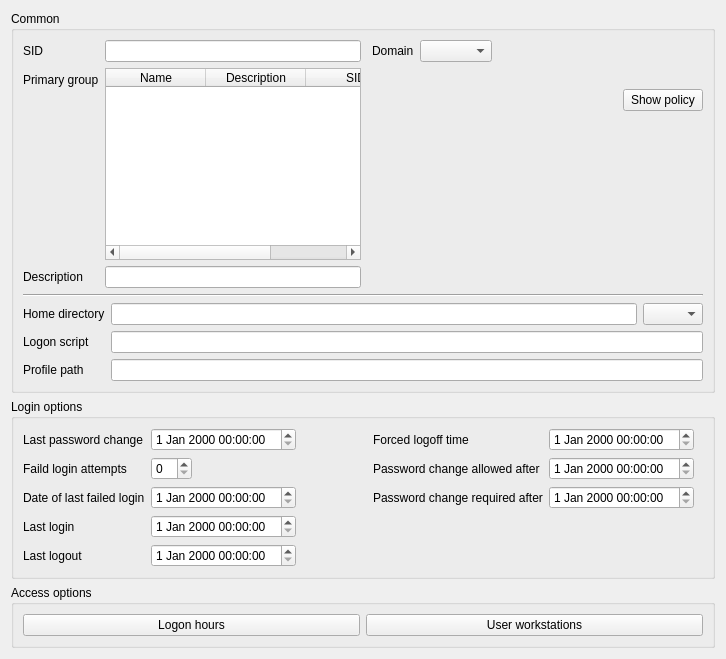
<?xml version="1.0" encoding="UTF-8"?>
<ui version="4.0">
 <class>sambaSamAccount</class>
 <widget class="QWidget" name="sambaSamAccount">
  <property name="geometry">
   <rect>
    <x>0</x>
    <y>0</y>
    <width>726</width>
    <height>627</height>
   </rect>
  </property>
  <property name="windowTitle">
   <string>Samba</string>
  </property>
  <property name="windowIcon">
   <iconset>
    <normaloff>:/images/user-samba.png</normaloff>:/images/user-samba.png</iconset>
  </property>
  <layout class="QGridLayout" name="gridLayout_3">
   <item row="0" column="0">
    <widget class="QGroupBox" name="groupBox_2">
     <property name="sizePolicy">
      <sizepolicy hsizetype="Preferred" vsizetype="MinimumExpanding">
       <horstretch>0</horstretch>
       <verstretch>0</verstretch>
      </sizepolicy>
     </property>
     <property name="title">
      <string>Common</string>
     </property>
     <layout class="QVBoxLayout" name="verticalLayout">
      <item>
       <layout class="QHBoxLayout" name="horizontalLayout_2">
        <item>
         <layout class="QFormLayout" name="formLayout_2">
          <item row="0" column="0">
           <widget class="QLabel" name="sambaSIDLabel">
            <property name="text">
             <string>SID</string>
            </property>
            <property name="buddy">
             <cstring>sambaSIDEdit</cstring>
            </property>
           </widget>
          </item>
          <item row="0" column="1">
           <widget class="QLineEdit" name="sambaSIDEdit"/>
          </item>
          <item row="2" column="0">
           <widget class="QLabel" name="sambaPrimaryGroupSIDLabel">
            <property name="text">
             <string>Primary group</string>
            </property>
            <property name="buddy">
             <cstring>sambaPrimaryGroupSIDEdit</cstring>
            </property>
           </widget>
          </item>
          <item row="2" column="1">
           <widget class="QTableWidget" name="sambaPrimaryGroupSIDEdit">
            <property name="editTitle" stdset="0">
             <string>Choose the primary group</string>
            </property>
            <column>
             <property name="text">
              <string comment="cn">Name</string>
             </property>
            </column>
            <column>
             <property name="text">
              <string comment="description">Description</string>
             </property>
            </column>
            <column>
             <property name="text">
              <string comment="sambaSID">SID</string>
             </property>
            </column>
           </widget>
          </item>
          <item row="3" column="0">
           <widget class="QLabel" name="descriptionLabel">
            <property name="text">
             <string>Description</string>
            </property>
            <property name="buddy">
             <cstring>descriptionEdit</cstring>
            </property>
           </widget>
          </item>
          <item row="3" column="1">
           <widget class="QLineEdit" name="descriptionEdit"/>
          </item>
         </layout>
        </item>
        <item>
         <spacer name="horizontalSpacer">
          <property name="orientation">
           <enum>Qt::Horizontal</enum>
          </property>
          <property name="sizeType">
           <enum>QSizePolicy::Fixed</enum>
          </property>
          <property name="sizeHint" stdset="0">
           <size>
            <width>5</width>
            <height>20</height>
           </size>
          </property>
         </spacer>
        </item>
        <item>
         <layout class="QFormLayout" name="formLayout_3">
          <property name="fieldGrowthPolicy">
           <enum>QFormLayout::ExpandingFieldsGrow</enum>
          </property>
          <item row="0" column="0">
           <widget class="QLabel" name="sambaDomainNameLabel">
            <property name="text">
             <string>Domain</string>
            </property>
            <property name="buddy">
             <cstring>sambaDomainNameEdit</cstring>
            </property>
           </widget>
          </item>
          <item row="0" column="1">
           <widget class="QComboBox" name="sambaDomainNameEdit"/>
          </item>
          <item row="2" column="1">
           <spacer name="verticalSpacer_2">
            <property name="orientation">
             <enum>Qt::Vertical</enum>
            </property>
            <property name="sizeType">
             <enum>QSizePolicy::Fixed</enum>
            </property>
            <property name="sizeHint" stdset="0">
             <size>
              <width>20</width>
              <height>15</height>
             </size>
            </property>
           </spacer>
          </item>
          <item row="3" column="1">
           <layout class="QHBoxLayout" name="horizontalLayout_5">
            <item>
             <spacer name="horizontalSpacer_3">
              <property name="orientation">
               <enum>Qt::Horizontal</enum>
              </property>
              <property name="sizeHint" stdset="0">
               <size>
                <width>40</width>
                <height>20</height>
               </size>
              </property>
             </spacer>
            </item>
            <item>
             <widget class="QPushButton" name="pushButton">
              <property name="text">
               <string>Show policy</string>
              </property>
              <property name="dialog" stdset="0">
               <string notr="true">sambaDomainInfo</string>
              </property>
             </widget>
            </item>
           </layout>
          </item>
         </layout>
        </item>
       </layout>
      </item>
      <item>
       <widget class="Line" name="line">
        <property name="orientation">
         <enum>Qt::Horizontal</enum>
        </property>
       </widget>
      </item>
      <item>
       <layout class="QFormLayout" name="formLayout">
        <property name="fieldGrowthPolicy">
         <enum>QFormLayout::ExpandingFieldsGrow</enum>
        </property>
        <item row="0" column="0">
         <widget class="QLabel" name="sambaHomePathLabel">
          <property name="text">
           <string>Home directory</string>
          </property>
          <property name="buddy">
           <cstring>sambaHomePathEdit</cstring>
          </property>
         </widget>
        </item>
        <item row="0" column="1">
         <layout class="QHBoxLayout" name="horizontalLayout">
          <item>
           <widget class="QLineEdit" name="sambaHomePathEdit"/>
          </item>
          <item>
           <widget class="QComboBox" name="sambaHomeDriveEdit">
            <property name="maximumSize">
             <size>
              <width>60</width>
              <height>16777215</height>
             </size>
            </property>
           </widget>
          </item>
         </layout>
        </item>
        <item row="1" column="0">
         <widget class="QLabel" name="sambaLogonScriptLabel">
          <property name="text">
           <string>Logon script</string>
          </property>
          <property name="buddy">
           <cstring>sambaLogonScriptEdit</cstring>
          </property>
         </widget>
        </item>
        <item row="1" column="1">
         <widget class="QLineEdit" name="sambaLogonScriptEdit"/>
        </item>
        <item row="2" column="0">
         <widget class="QLabel" name="sambaProfilePathLabel">
          <property name="text">
           <string>Profile path</string>
          </property>
          <property name="buddy">
           <cstring>sambaProfilePathEdit</cstring>
          </property>
         </widget>
        </item>
        <item row="2" column="1">
         <widget class="QLineEdit" name="sambaProfilePathEdit"/>
        </item>
       </layout>
      </item>
     </layout>
    </widget>
   </item>
   <item row="1" column="0">
    <widget class="QGroupBox" name="groupBox_3">
     <property name="sizePolicy">
      <sizepolicy hsizetype="Preferred" vsizetype="MinimumExpanding">
       <horstretch>0</horstretch>
       <verstretch>0</verstretch>
      </sizepolicy>
     </property>
     <property name="title">
      <string>Login options</string>
     </property>
     <layout class="QGridLayout" name="gridLayout_2">
      <item row="0" column="0">
       <layout class="QHBoxLayout" name="horizontalLayout_3">
        <item>
         <layout class="QFormLayout" name="formLayout_5">
          <property name="fieldGrowthPolicy">
           <enum>QFormLayout::ExpandingFieldsGrow</enum>
          </property>
          <item row="0" column="0">
           <widget class="QLabel" name="sambaPwdLastSetLabel">
            <property name="text">
             <string>Last password change</string>
            </property>
            <property name="buddy">
             <cstring>sambaPwdLastSetEdit</cstring>
            </property>
           </widget>
          </item>
          <item row="3" column="0">
           <widget class="QLabel" name="sambaLogonTimeLabel">
            <property name="text">
             <string>Last login</string>
            </property>
            <property name="buddy">
             <cstring>sambaLogonTimeEdit</cstring>
            </property>
           </widget>
          </item>
          <item row="4" column="0">
           <widget class="QLabel" name="sambaLogoffTimeLabel">
            <property name="text">
             <string>Last logout</string>
            </property>
            <property name="buddy">
             <cstring>sambaLogoffTimeEdit</cstring>
            </property>
           </widget>
          </item>
          <item row="1" column="0">
           <widget class="QLabel" name="sambaBadPasswordCountLabel">
            <property name="toolTip">
             <string>Number of failed login attempts</string>
            </property>
            <property name="text">
             <string>Faild login attempts</string>
            </property>
            <property name="buddy">
             <cstring>sambaBadPasswordCountEdit</cstring>
            </property>
           </widget>
          </item>
          <item row="1" column="1">
           <widget class="QSpinBox" name="sambaBadPasswordCountEdit"/>
          </item>
          <item row="3" column="1">
           <widget class="QDateTimeEdit" name="sambaLogonTimeEdit"/>
          </item>
          <item row="4" column="1">
           <widget class="QDateTimeEdit" name="sambaLogoffTimeEdit"/>
          </item>
          <item row="0" column="1">
           <widget class="QDateTimeEdit" name="sambaPwdLastSetEdit"/>
          </item>
          <item row="2" column="0">
           <widget class="QLabel" name="sambaBadPasswordTimeLabel">
            <property name="text">
             <string>Date of last failed login</string>
            </property>
            <property name="buddy">
             <cstring>sambaBadPasswordTimeEdit</cstring>
            </property>
           </widget>
          </item>
          <item row="2" column="1">
           <widget class="QDateTimeEdit" name="sambaBadPasswordTimeEdit"/>
          </item>
         </layout>
        </item>
        <item>
         <spacer name="horizontalSpacer_2">
          <property name="orientation">
           <enum>Qt::Horizontal</enum>
          </property>
          <property name="sizeType">
           <enum>QSizePolicy::Fixed</enum>
          </property>
          <property name="sizeHint" stdset="0">
           <size>
            <width>13</width>
            <height>20</height>
           </size>
          </property>
         </spacer>
        </item>
        <item>
         <layout class="QFormLayout" name="formLayout_4">
          <property name="fieldGrowthPolicy">
           <enum>QFormLayout::ExpandingFieldsGrow</enum>
          </property>
          <item row="1" column="0">
           <widget class="QLabel" name="sambaKickoffTimeLabel">
            <property name="toolTip">
             <string>Date and time when the user should be logged off the workstation</string>
            </property>
            <property name="text">
             <string>Forced logoff time</string>
            </property>
            <property name="buddy">
             <cstring>sambaKickoffTimeEdit</cstring>
            </property>
           </widget>
          </item>
          <item row="1" column="1">
           <widget class="QDateTimeEdit" name="sambaKickoffTimeEdit"/>
          </item>
          <item row="2" column="0">
           <widget class="QLabel" name="sambaPwdCanChangeLabel">
            <property name="text">
             <string>Password change allowed after</string>
            </property>
            <property name="buddy">
             <cstring>sambaPwdCanChangeEdit</cstring>
            </property>
           </widget>
          </item>
          <item row="2" column="1">
           <widget class="QDateTimeEdit" name="sambaPwdCanChangeEdit"/>
          </item>
          <item row="3" column="0">
           <widget class="QLabel" name="sambaPwdMustChangeLabel">
            <property name="text">
             <string>Password change required after</string>
            </property>
            <property name="buddy">
             <cstring>sambaPwdMustChangeEdit</cstring>
            </property>
           </widget>
          </item>
          <item row="3" column="1">
           <widget class="QDateTimeEdit" name="sambaPwdMustChangeEdit"/>
          </item>
          <item row="4" column="1">
           <spacer name="verticalSpacer">
            <property name="orientation">
             <enum>Qt::Vertical</enum>
            </property>
            <property name="sizeType">
             <enum>QSizePolicy::Fixed</enum>
            </property>
            <property name="sizeHint" stdset="0">
             <size>
              <width>20</width>
              <height>32</height>
             </size>
            </property>
           </spacer>
          </item>
         </layout>
        </item>
       </layout>
      </item>
     </layout>
    </widget>
   </item>
   <item row="3" column="0">
    <widget class="QGroupBox" name="groupBox_4">
     <property name="enabled">
      <bool>true</bool>
     </property>
     <property name="sizePolicy">
      <sizepolicy hsizetype="Preferred" vsizetype="MinimumExpanding">
       <horstretch>0</horstretch>
       <verstretch>0</verstretch>
      </sizepolicy>
     </property>
     <property name="title">
      <string>Access options</string>
     </property>
     <layout class="QGridLayout" name="gridLayout_5">
      <item row="0" column="0">
       <layout class="QHBoxLayout" name="horizontalLayout_4">
        <item>
         <widget class="QPushButton" name="SambaLogonHours">
          <property name="text">
           <string>Logon hours</string>
          </property>
          <property name="dialog" stdset="0">
           <string notr="true">sambaLogonHours</string>
          </property>
         </widget>
        </item>
        <item>
         <widget class="QPushButton" name="UserWorkstations">
          <property name="text">
           <string>User workstations</string>
          </property>
          <property name="dialog" stdset="0">
           <string notr="true">sambaUserWorkstations</string>
          </property>
         </widget>
        </item>
       </layout>
      </item>
     </layout>
    </widget>
   </item>
   <item row="4" column="0">
    <spacer name="verticalSpacer_3">
     <property name="orientation">
      <enum>Qt::Vertical</enum>
     </property>
     <property name="sizeHint" stdset="0">
      <size>
       <width>20</width>
       <height>40</height>
      </size>
     </property>
    </spacer>
   </item>
  </layout>
  <action name="1p_actionChange_sambaPassword">
   <property name="icon">
    <iconset>
     <normaloff>:/images/password.png</normaloff>:/images/password.png</iconset>
   </property>
   <property name="text">
    <string>Change samba password...</string>
   </property>
   <property name="dialog" stdset="0">
    <string notr="true">ChangeSambaPasswordDialog</string>
   </property>
   <property name="condition" stdset="0">
    <string notr="true">extensionExists(dn,&quot;SambaUser&quot;)</string>
   </property>
  </action>
 </widget>
 <tabstops>
  <tabstop>sambaDomainNameEdit</tabstop>
  <tabstop>sambaSIDEdit</tabstop>
  <tabstop>sambaPrimaryGroupSIDEdit</tabstop>
  <tabstop>sambaHomePathEdit</tabstop>
  <tabstop>sambaHomeDriveEdit</tabstop>
  <tabstop>sambaLogonScriptEdit</tabstop>
  <tabstop>sambaProfilePathEdit</tabstop>
  <tabstop>sambaPwdLastSetEdit</tabstop>
  <tabstop>sambaBadPasswordCountEdit</tabstop>
  <tabstop>sambaBadPasswordTimeEdit</tabstop>
  <tabstop>sambaLogonTimeEdit</tabstop>
  <tabstop>sambaLogoffTimeEdit</tabstop>
  <tabstop>sambaKickoffTimeEdit</tabstop>
  <tabstop>sambaPwdCanChangeEdit</tabstop>
  <tabstop>sambaPwdMustChangeEdit</tabstop>
 </tabstops>
 <resources>
  <include location="resources/user-samba.qrc"/>
  <include location="resources/user.qrc"/>
 </resources>
 <connections>
  <connection>
   <sender>sambaDomainNameEdit</sender>
   <signal>textChanged(QString)</signal>
   <receiver>sambaSamAccount</receiver>
   <slot>property_sambaDomainName()</slot>
   <hints>
    <hint type="sourcelabel">
     <x>128</x>
     <y>84</y>
    </hint>
    <hint type="destinationlabel">
     <x>20</x>
     <y>20</y>
    </hint>
   </hints>
  </connection>
  <connection>
   <sender>sambaHomePathEdit</sender>
   <signal>textChanged(QString)</signal>
   <receiver>sambaSamAccount</receiver>
   <slot>property_sambaHomePath()</slot>
   <hints>
    <hint type="sourcelabel">
     <x>139</x>
     <y>149</y>
    </hint>
    <hint type="destinationlabel">
     <x>20</x>
     <y>20</y>
    </hint>
   </hints>
  </connection>
  <connection>
   <sender>sambaPrimaryGroupSIDEdit</sender>
   <signal>textChanged(QString)</signal>
   <receiver>sambaSamAccount</receiver>
   <slot>property_sambaPrimaryGroupSID()</slot>
   <hints>
    <hint type="sourcelabel">
     <x>139</x>
     <y>149</y>
    </hint>
    <hint type="destinationlabel">
     <x>20</x>
     <y>20</y>
    </hint>
   </hints>
  </connection>
  <connection>
   <sender>sambaProfilePathEdit</sender>
   <signal>textChanged(QString)</signal>
   <receiver>sambaSamAccount</receiver>
   <slot>property_sambaProfilePath()</slot>
   <hints>
    <hint type="sourcelabel">
     <x>138</x>
     <y>205</y>
    </hint>
    <hint type="destinationlabel">
     <x>20</x>
     <y>20</y>
    </hint>
   </hints>
  </connection>
  <connection>
   <sender>sambaSIDEdit</sender>
   <signal>textChanged(QString)</signal>
   <receiver>sambaSamAccount</receiver>
   <slot>property_sambaSID()</slot>
   <hints>
    <hint type="sourcelabel">
     <x>128</x>
     <y>57</y>
    </hint>
    <hint type="destinationlabel">
     <x>20</x>
     <y>20</y>
    </hint>
   </hints>
  </connection>
  <connection>
   <sender>sambaLogonScriptEdit</sender>
   <signal>textChanged(QString)</signal>
   <receiver>sambaSamAccount</receiver>
   <slot>property_sambaLogonScript()</slot>
   <hints>
    <hint type="sourcelabel">
     <x>138</x>
     <y>178</y>
    </hint>
    <hint type="destinationlabel">
     <x>20</x>
     <y>20</y>
    </hint>
   </hints>
  </connection>
  <connection>
   <sender>sambaHomeDriveEdit</sender>
   <signal>textChanged(QString)</signal>
   <receiver>sambaSamAccount</receiver>
   <slot>property_sambaHomeDrive()</slot>
   <hints>
    <hint type="sourcelabel">
     <x>495</x>
     <y>149</y>
    </hint>
    <hint type="destinationlabel">
     <x>20</x>
     <y>20</y>
    </hint>
   </hints>
  </connection>
  <connection>
   <sender>sambaBadPasswordCountEdit</sender>
   <signal>textChanged(QString)</signal>
   <receiver>sambaSamAccount</receiver>
   <slot>property_sambaBadPasswordCount()</slot>
   <hints>
    <hint type="sourcelabel">
     <x>203</x>
     <y>354</y>
    </hint>
    <hint type="destinationlabel">
     <x>20</x>
     <y>20</y>
    </hint>
   </hints>
  </connection>
  <connection>
   <sender>descriptionEdit</sender>
   <signal>textChanged(QString)</signal>
   <receiver>sambaSamAccount</receiver>
   <slot>property_description()</slot>
   <hints>
    <hint type="sourcelabel">
     <x>389</x>
     <y>57</y>
    </hint>
    <hint type="destinationlabel">
     <x>20</x>
     <y>20</y>
    </hint>
   </hints>
  </connection>
  <connection>
   <sender>sambaBadPasswordTimeEdit</sender>
   <signal>textChanged(QString)</signal>
   <receiver>sambaSamAccount</receiver>
   <slot>property_sambaBadPasswordTime()</slot>
   <hints>
    <hint type="sourcelabel">
     <x>20</x>
     <y>20</y>
    </hint>
    <hint type="destinationlabel">
     <x>20</x>
     <y>20</y>
    </hint>
   </hints>
  </connection>
  <connection>
   <sender>sambaPwdLastSetEdit</sender>
   <signal>textChanged(QString)</signal>
   <receiver>sambaSamAccount</receiver>
   <slot>property_sambaPwdLastSet()</slot>
   <hints>
    <hint type="sourcelabel">
     <x>20</x>
     <y>20</y>
    </hint>
    <hint type="destinationlabel">
     <x>20</x>
     <y>20</y>
    </hint>
   </hints>
  </connection>
  <connection>
   <sender>sambaLogoffTimeEdit</sender>
   <signal>textChanged(QString)</signal>
   <receiver>sambaSamAccount</receiver>
   <slot>property_sambaLogoffTime()</slot>
   <hints>
    <hint type="sourcelabel">
     <x>20</x>
     <y>20</y>
    </hint>
    <hint type="destinationlabel">
     <x>20</x>
     <y>20</y>
    </hint>
   </hints>
  </connection>
  <connection>
   <sender>sambaLogonTimeEdit</sender>
   <signal>textChanged(QString)</signal>
   <receiver>sambaSamAccount</receiver>
   <slot>property_sambaLogonTime()</slot>
   <hints>
    <hint type="sourcelabel">
     <x>20</x>
     <y>20</y>
    </hint>
    <hint type="destinationlabel">
     <x>20</x>
     <y>20</y>
    </hint>
   </hints>
  </connection>
  <connection>
   <sender>sambaKickoffTimeEdit</sender>
   <signal>textChanged(QString)</signal>
   <receiver>sambaSamAccount</receiver>
   <slot>property_sambaKickoffTime()</slot>
   <hints>
    <hint type="sourcelabel">
     <x>20</x>
     <y>20</y>
    </hint>
    <hint type="destinationlabel">
     <x>20</x>
     <y>20</y>
    </hint>
   </hints>
  </connection>
  <connection>
   <sender>sambaPwdCanChangeEdit</sender>
   <signal>textChanged(QString)</signal>
   <receiver>sambaSamAccount</receiver>
   <slot>property_sambaPwdCanChange()</slot>
   <hints>
    <hint type="sourcelabel">
     <x>20</x>
     <y>20</y>
    </hint>
    <hint type="destinationlabel">
     <x>20</x>
     <y>20</y>
    </hint>
   </hints>
  </connection>
  <connection>
   <sender>sambaPwdMustChangeEdit</sender>
   <signal>textChanged(QString)</signal>
   <receiver>sambaSamAccount</receiver>
   <slot>property_sambaPwdMustChange()</slot>
   <hints>
    <hint type="sourcelabel">
     <x>20</x>
     <y>20</y>
    </hint>
    <hint type="destinationlabel">
     <x>20</x>
     <y>20</y>
    </hint>
   </hints>
  </connection>
 </connections>
</ui>
